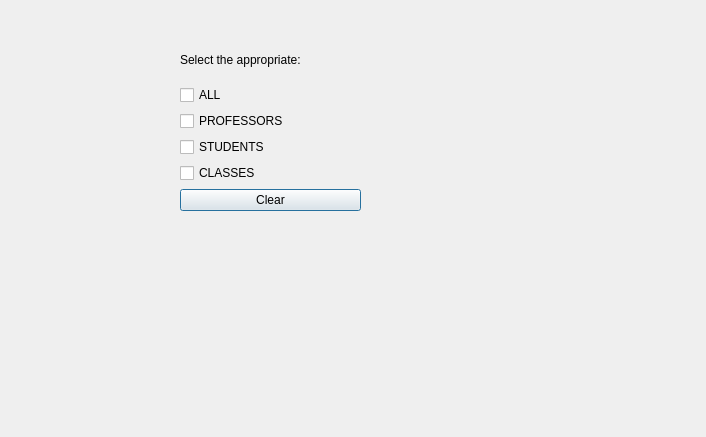
<?xml version="1.0" encoding="UTF-8"?>
<ui version="4.0">
 <class>clear_data</class>
 <widget class="QDialog" name="clear_data">
  <property name="geometry">
   <rect>
    <x>0</x>
    <y>0</y>
    <width>706</width>
    <height>437</height>
   </rect>
  </property>
  <property name="windowTitle">
   <string>Dialog</string>
  </property>
  <widget class="QWidget" name="layoutWidget">
   <property name="geometry">
    <rect>
     <x>180</x>
     <y>40</y>
     <width>181</width>
     <height>171</height>
    </rect>
   </property>
   <layout class="QVBoxLayout" name="verticalLayout">
    <item>
     <widget class="QLabel" name="label">
      <property name="text">
       <string>Select the appropriate:</string>
      </property>
     </widget>
    </item>
    <item>
     <widget class="QCheckBox" name="clear_all">
      <property name="text">
       <string>ALL</string>
      </property>
     </widget>
    </item>
    <item>
     <widget class="QCheckBox" name="clear_professors">
      <property name="text">
       <string>PROFESSORS</string>
      </property>
     </widget>
    </item>
    <item>
     <widget class="QCheckBox" name="clear_students">
      <property name="text">
       <string>STUDENTS</string>
      </property>
     </widget>
    </item>
    <item>
     <widget class="QCheckBox" name="clear_classes">
      <property name="text">
       <string>CLASSES</string>
      </property>
     </widget>
    </item>
    <item>
     <widget class="QPushButton" name="clear">
      <property name="sizePolicy">
       <sizepolicy hsizetype="Minimum" vsizetype="Maximum">
        <horstretch>0</horstretch>
        <verstretch>0</verstretch>
       </sizepolicy>
      </property>
      <property name="text">
       <string>Clear</string>
      </property>
     </widget>
    </item>
   </layout>
  </widget>
 </widget>
 <resources/>
 <connections/>
</ui>
